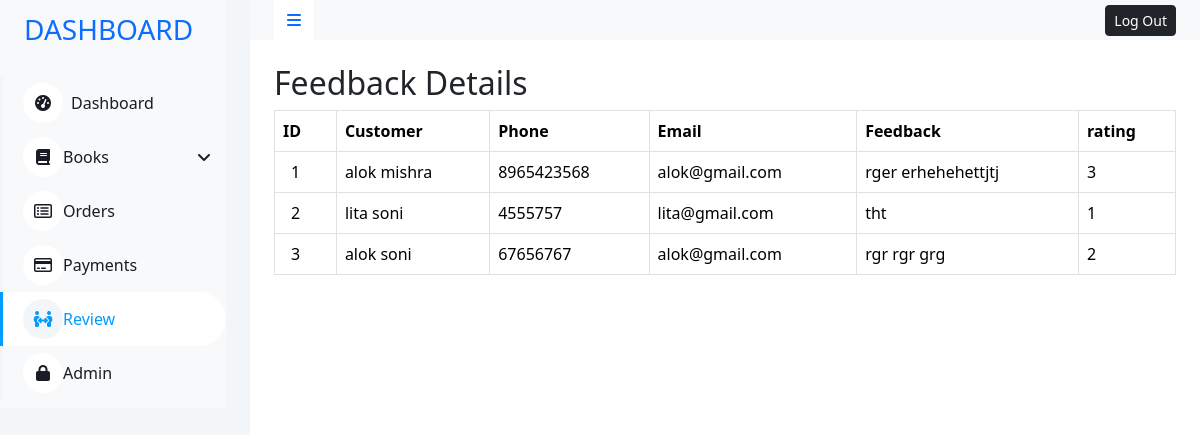
Page /admin/feedback.php (signed in) on the committed database.
### tables this page shows
CREATE TABLE `review` (
  `r_id` int(255) NOT NULL,
  `c_id` int(255) NOT NULL,
  `feedback` varchar(255) NOT NULL,
  `rating` varchar(5) NOT NULL,
  `time` datetime NOT NULL DEFAULT current_timestamp() ON UPDATE current_timestamp()
);

CREATE TABLE `customers` (
  `c_id` int(255) NOT NULL,
  `name` varchar(255) NOT NULL,
  `phone` varchar(255) NOT NULL,
  `email` varchar(255) NOT NULL,
  `address` varchar(255) NOT NULL
);

### db/function.php (called while the page is built, shortened)
<?php
function db_connect()
{
    $servername = "localhost";
    $username = "root";
    $password = "";
    $dbname = "onlinesell";
    $conn = new mysqli($servername, $username, $password, $dbname);
    return $conn;
}
function getAllReview()
{
    $conn = db_connect();
    $sql = "SELECT r.r_id as id, r.feedback as feedback, r.rating as rate, c.name as name, c.phone as phone, c.email as email
            FROM review r
            JOIN customers c
            ON r.c_id = c.c_id
            ORDER BY id";
    $result = mysqli_query($conn, $sql);
    return $result;
}

### admin/feedback.php (the view, shortened to what this page needs)
<?php
require_once("template/header.php");
require_once("../db/function.php");
$conn = db_connect();
if (!isset($_SESSION["admin"]) && $_SESSION["admin"] != "admin_open") {
    echo ' <div class="d-flex justify-content-center align-items-center" style="height:100vh">
    <div class="alert alert-danger d-flex flex-column  " role="alert">
      <p class="text-center">You not permited access this page.....</p>
      <a class="btn btn-danger text-center" href="./">Go Back >>>> </a>
   </div>
   </div>';
} else {
?>
    <section class="container-fluid position-relative bg-white d-flex p-0">
        <?php include("template/admin_sidebar.php") ?>
        <div class="content">
            <nav class="navbar navbar-expand bg-light navbar-light sticky-top px-4 py-0">
                <a href="#" class="sidebar-toggler flex-shrink-0 text-decoration-none">
                    <i class="fa fa-bars"></i>
                </a>
                <div class="navbar-nav align-items-center ms-auto">
                    <div class="nav-item dropdown">
                        <a href="logout.php">
                            <span class="btn btn-dark btn-sm d-none d-lg-inline-flex">Log Out</span>
                        </a>
                    </div>
                </div>
            </nav>
            <div class="container-fluid pt-4 px-4">
                <div class="customers_heading  fw-bold">
                    <h2>Feedback Details</h2>
                </div>
                <div class="table-responsive">
                    <table class="table text-start align-middle table-bordered table-hover mb-0">
                        <thead>
                            <tr class="text-dark">
                                <th scope="col">ID</th>
                                <th scope="col">Customer</th>
                                <th scope="col">Phone</th>
                                <th scope="col">Email</th>
                                <th scope="col">Feedback</th>
                                <th scope="col">rating</th>
                            </tr>
                        </thead>
                        <tbody>
                                <?php
                                        $result = getAllReview();
                                        if ($result) {
                                            while ($row = mysqli_fetch_assoc($result)) {
                                                $id = $row['id'];
                                                $cname = $row['name'];
                                                $phone = $row['phone'];
                                                $email = $row['email'];
                                                $feedback = $row['feedback'];
                                                $rate = $row['rate'];
                                    ?>
                                <tr>
                                    <td> <span class="mx-2"><?php echo $id ?></span></td>
                                    <td><?php echo $cname ?></td>
                                    <td><?php echo $phone ?></td>
                                    <td> <?php echo $email ?></td>
                                    <td><?php echo  $feedback ?></td>
                                    <td><?php echo  $rate ?></td>
                                </tr>
                                <?php
                                }
                                }  else {
                                    echo "Error: " . mysqli_error($conn);
                                }
                                ?>
                        </tbody>
                    </table>
                </div>
            </div>
        </div>
    </section>
<?php
}
require_once("template/footer.php");
?>

### admin/css/style.css (style rules this page uses)
:root { --primary: #009CFF; --light: #F3F6F9; --dark: #191C24; }
.btn { transition: .5s; }
.content { margin-left: 250px; min-height: 100vh; background: #FFFFFF; transition: 0.5s; }
.content .navbar .sidebar-toggler, .content .navbar .navbar-nav .nav-link i { width: 40px; height: 40px; display: inline-flex; align-items: center; justify-content: center; background: #FFFFFF; }

### admin/css/responsive.css (style rules this page uses)
@media (min-width: 992px) { .content { width: 100%; } }

### rows in the picture
review: r_id "1", c.name "alok mishra", c.phone "8965423568", c.email "alok@gmail.com", feedback "rger erhehehettjtj", rating "3"
review: r_id "2", c.name "lita soni", c.phone "4555757", c.email "lita@gmail.com", feedback "tht", rating "1"
review: r_id "3", c.name "alok soni", c.phone "67656767", c.email "alok@gmail.com", feedback "rgr rgr grg", rating "2"
